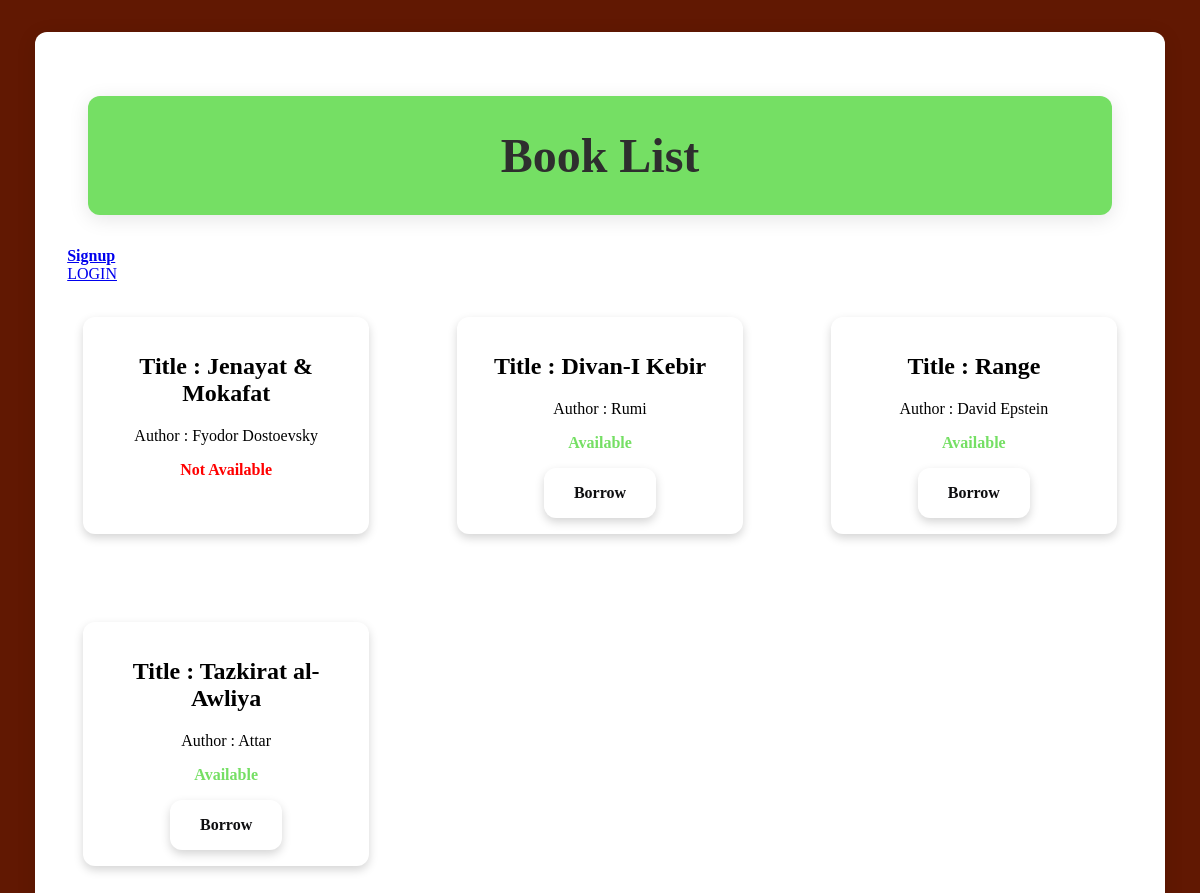
The app's page /, older data.
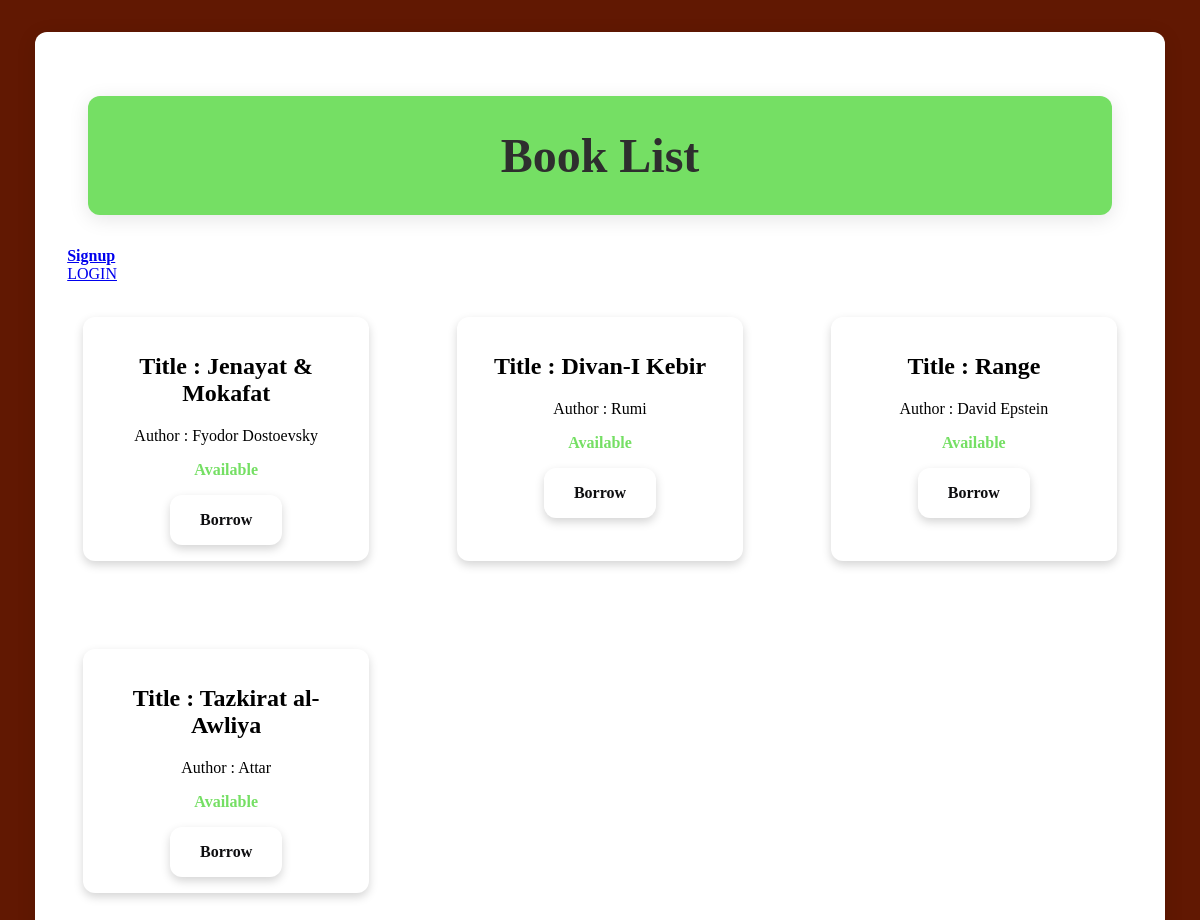
The same page, newer data.
### book_store/models.py (models this page shows, shortened)
class Book(models.Model):
    title = models.CharField(max_length=150)
    author = models.CharField(max_length=100)
    is_available = models.BooleanField(default=True)
    slug = models.SlugField(unique=True, db_index=True,editable=False)

### book_store/views.py (the view)
# urls.py: path("",views.BookListView.as_view(), name="book-list"),
class BookListView(ListView):
    model = Book
    template_name = "book_store/book-list.html"
    context_object_name = "books"

### book_store/templates/book_store/book-list.html (shortened to what this page needs)
{% extends "base.html" %}
{% load static %}
{% block css_files %}
    <link rel="stylesheet" href="{% static "book_store/book-list.css" %}"/>
    <link rel="stylesheet" href="{% static "book_store/book.css" %}"/>
{% endblock  %}
{% block content %}
    <div id="all-books">
        <h1>Book List</h1>
        {% if user.is_authenticated %}
            <h3>
                welcome dear {{user.username}}
            </h3>
            <a class="profile" href="{% url "profile-user" %}">Your Profile</a><br/>
        {% else %}
        <strong><a href="{% url "signup" %}">Signup</a><br/></strong>
        <a href="{% url "login" %}">LOGIN</a><br/><br/>
        {% endif %}
        <ul>
        {% for book in books %}
            {% include "book_store/includes/book.html" %}
        {% endfor %}
        </ul>
    </div>
{% endblock  %}

### book_store/templates/book_store/includes/book.html (shortened to what this page needs)
<li class="book">
    <article>
        <div>
            <h2>
                Title : {{ book.title }}
            </h2>
            <p>
                Author : {{ book.author }}
            </p>
            {% if book.is_available %}
            <strong class="text1">
                Available
            </strong>
            <div class="link">
            <a class="book" href="{% url "book-borrow" book.pk %}">Borrow</a>
            </div>
            {% else %}
            <strong class="text2">
                Not Available
            </strong>
            {% endif %}
        </div>
    </article>
</li>

Row changes from the older to the newer data that the page shows:
changed Book "Jenayat & Mokafat": is_available "Not Available" → "Available Borrow"
